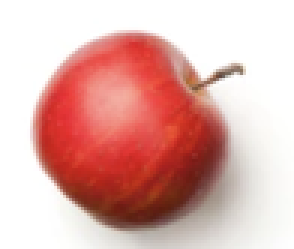
#> input picture Project/train_data/apple/train_apple14.png, 98 x 83 px, shrunk from 210 x 178 before the run (shown 3 times larger); its folder holds only this picture in this run
$ jupyter execute --allow-errors fruit_labelling2.ipynb
#> lines starting #> are read from the running program, lines starting #| are printed output that depends on the picture
[cell 1]
import cv2
import os
import re
import numpy as np
import matplotlib.pyplot as plt

[cell 2]
def label_fruit_image(fruit_image_path, reference_images):

#> called with fruit_image_path = './train_data/apple/train_apple14.png'
  fruit_image = cv2.imread(fruit_image_path, cv2.IMREAD_GRAYSCALE)
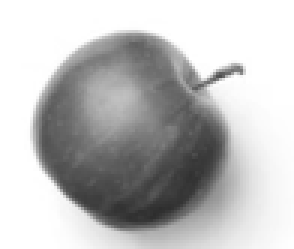
#> fruit_image: shape (83, 98) (shown 3 times larger); min 45, max 255, mean 190.1
  best_match_count = 0
  fruit_label = "Unknown"

  for fruit_name, reference_path in reference_images.items():
    reference_image = cv2.imread(reference_path, cv2.IMREAD_GRAYSCALE)
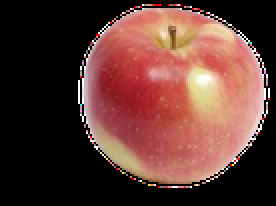
#> input picture Project/train_data/apple.png, 138 x 103 px, shrunk from 295 x 220 before the run (shown 2 times larger)
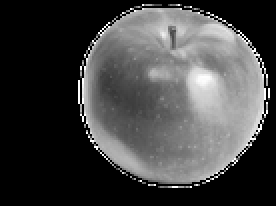
#> reference_image: shape (103, 138) (shown 2 times larger); min 0, max 255, mean 67.4


    fast = cv2.FastFeatureDetector_create()
    brief = cv2.xfeatures2d.BriefDescriptorExtractor_create()

    test_keypoint = fast.detect(fruit_image,None)
#> test_keypoint = 42 keypoints; strongest (x, y, size): (80, 23, 7), (67, 25, 7), (70, 29, 7), (72, 25, 7)
    train_keypoints= fast.detect(reference_image, None)
#> train_keypoints = 204 keypoints; strongest (x, y, size): (65, 4, 7), (61, 6, 7), (104, 6, 7), (106, 7, 7)


    test_keypoint, test_descriptors = brief.compute(fruit_image, test_keypoint)
#> test_keypoint = 16 keypoints; strongest (x, y, size): (65, 29, 7), (67, 28, 7), (67, 32, 7), (57, 43, 7)
    train_keypoints, train_descriptors = brief.compute(reference_image, train_keypoints)
#> train_keypoints = 70 keypoints; strongest (x, y, size): (39, 42, 7), (48, 74, 7), (43, 66, 7), (45, 69, 7)

    # match_threshold = 0.5
    bf = cv2.BFMatcher(cv2.NORM_HAMMING, crossCheck=True)
    matches = bf.match(test_descriptors, train_descriptors)
#> matches = 4 matches
    matches =  sorted(matches, key=lambda x:x.distance)[:50]  # Keep only top 50 matches
    # good_matches = [m for m in matches if m.distance < match_threshold]

    match_count = len(matches)
#> match_count = 4
    if match_count > best_match_count:
      best_match_count = match_count
#> best_match_count = 4
      fruit_label = fruit_name

  return fruit_label
